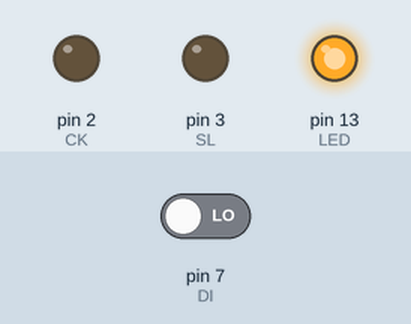
This sketch was run on a simulated Arduino Uno, built with avr-gcc and run on an emulated ATmega328P. Shown: output pins drawn as LEDs (lit = HIGH). The test bench sets the inputs (shaded band); at power-on: pin 7 (DI) LOW. What the sketch prints to the serial monitor is not drawn.

Above: at 0.1 s.
At 5.1 s:
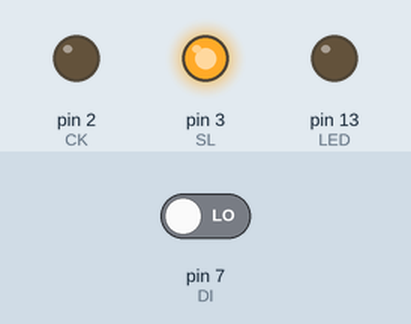
At 5.8 s:
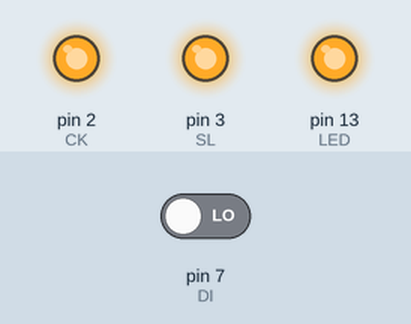
Timing chart, 0 to 7.3 s (numbered marks = the images above):
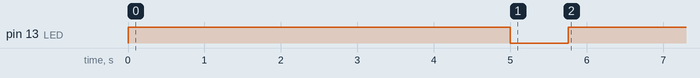

The sketch:

158-74LS165.ino
```cpp
#define SL 3
#define CK 2
#define DI 7
#define LED 13

void setup() {
  pinMode(SL, OUTPUT);
  pinMode(CK, OUTPUT);
  pinMode(LED, OUTPUT);
  pinMode(DI, INPUT);
  Serial.begin(9600);

  digitalWrite(CK, LOW);

  //load dati
  digitalWrite(LED, HIGH);
  digitalWrite(SL, LOW);
  delay(5000);
  digitalWrite(SL, HIGH);
  digitalWrite(LED, LOW);
  delay(5);

  //lettura
  for (int i = 1; i < 16; i++) {
    digitalWrite(LED, LOW);
    digitalWrite(CK, LOW);
    delay(50);
    digitalWrite(CK, HIGH);
    digitalWrite(LED, HIGH);

    int n = digitalRead(DI);
    Serial.print(n, BIN);
  }
  Serial.print("\n");
}

void loop() {


}
```
